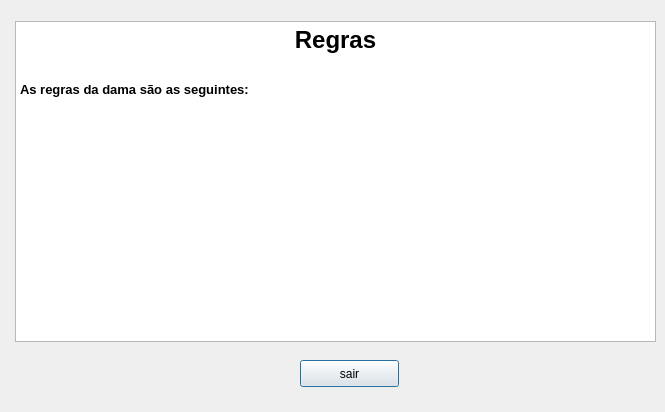
<?xml version="1.0" encoding="UTF-8"?>
<ui version="4.0">
 <class>regraWindow</class>
 <widget class="QDialog" name="regraWindow">
  <property name="geometry">
   <rect>
    <x>0</x>
    <y>0</y>
    <width>665</width>
    <height>412</height>
   </rect>
  </property>
  <property name="windowTitle">
   <string>Dialog</string>
  </property>
  <widget class="QTextBrowser" name="textBrowser">
   <property name="geometry">
    <rect>
     <x>15</x>
     <y>21</y>
     <width>641</width>
     <height>321</height>
    </rect>
   </property>
   <property name="html">
    <string>&lt;!DOCTYPE HTML PUBLIC &quot;-//W3C//DTD HTML 4.0//EN&quot; &quot;http://www.w3.org/TR/REC-html40/strict.dtd&quot;&gt;
&lt;html&gt;&lt;head&gt;&lt;meta name=&quot;qrichtext&quot; content=&quot;1&quot; /&gt;&lt;style type=&quot;text/css&quot;&gt;
p, li { white-space: pre-wrap; }
&lt;/style&gt;&lt;/head&gt;&lt;body style=&quot; font-family:'Ubuntu'; font-size:11pt; font-weight:400; font-style:normal;&quot;&gt;
&lt;p align=&quot;center&quot; style=&quot; margin-top:0px; margin-bottom:0px; margin-left:0px; margin-right:0px; -qt-block-indent:0; text-indent:0px;&quot;&gt;&lt;span style=&quot; font-size:18pt; font-weight:600;&quot;&gt;Regras&lt;/span&gt;&lt;/p&gt;
&lt;p style=&quot;-qt-paragraph-type:empty; margin-top:0px; margin-bottom:0px; margin-left:0px; margin-right:0px; -qt-block-indent:0; text-indent:0px; font-size:18pt; font-weight:600;&quot;&gt;&lt;br /&gt;&lt;/p&gt;
&lt;p style=&quot; margin-top:0px; margin-bottom:0px; margin-left:0px; margin-right:0px; -qt-block-indent:0; text-indent:0px;&quot;&gt;&lt;span style=&quot; font-size:10pt; font-weight:600;&quot;&gt;As regras da dama são as seguintes:&lt;/span&gt;&lt;/p&gt;&lt;/body&gt;&lt;/html&gt;</string>
   </property>
  </widget>
  <widget class="QPushButton" name="pushButton">
   <property name="geometry">
    <rect>
     <x>300</x>
     <y>360</y>
     <width>99</width>
     <height>27</height>
    </rect>
   </property>
   <property name="text">
    <string>sair</string>
   </property>
  </widget>
 </widget>
 <resources/>
 <connections>
  <connection>
   <sender>pushButton</sender>
   <signal>clicked()</signal>
   <receiver>regraWindow</receiver>
   <slot>close()</slot>
   <hints>
    <hint type="sourcelabel">
     <x>362</x>
     <y>371</y>
    </hint>
    <hint type="destinationlabel">
     <x>429</x>
     <y>379</y>
    </hint>
   </hints>
  </connection>
 </connections>
</ui>
